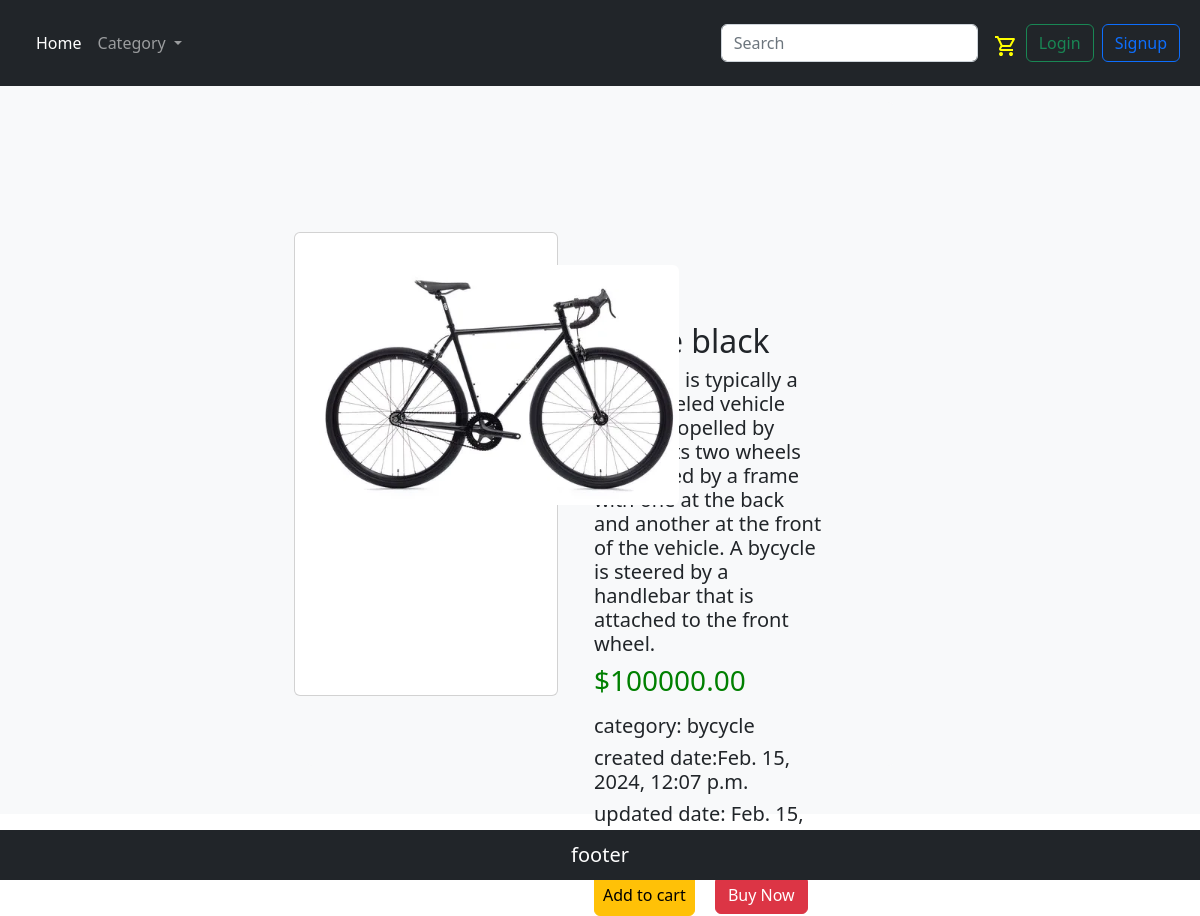
/details/13, run on the app's committed database.
### cameraApp/models.py (models this page shows, shortened)
class Product(models.Model):
    name=models.CharField(max_length=250,unique=True)
    slug=models.SlugField(max_length=250,unique=True)
    desc=models.TextField(blank=True)
    image=models.ImageField(upload_to='product',blank=True)
    price=models.DecimalField(max_digits=8,decimal_places=2)
    category=models.ForeignKey(Category,on_delete=models.CASCADE)
    stock=models.IntegerField()
    available=models.BooleanField(default=True)
    created=models.DateTimeField(auto_now_add=True)
    updated=models.DateTimeField(auto_now=True)
    class Meta:
        ordering=('name',)

class Category(models.Model):
    name=models.CharField(max_length=250,unique=True)
    slug=models.SlugField(max_length=250,unique=True)
    desc=models.TextField(blank=True)
    image=models.ImageField(upload_to='category',blank=True)
    class Meta:
        ordering=('name',)
    def __str__(self):
        return self.name

### cameraApp/views.py (the view)
# urls.py: path('details/<int:id>',views.Details,name='details'),
def Details(req,id):
    data=Product.objects.get(id=id)
    return render(req,'details.html',{'data':data})

### templates/details.html
    {% extends 'base.html' %}
{% load static %}
{% block content %}
<div class="conta container-fluid mb-3 justify-content-center bg-light d-flex ">
    <div class="card crd rounded-2 bg-light ms-4 w-50 me-4 mb-5 mt-3"style="border:0;">
        <div class="row">
            <div class="cd card  p-3 mb-5 bg-body rounded mb-4">
                <img src="{{data.image.url}}" class="card-img-top rounded-2 ms-2 mt-3" alt="...">
                <div class="card-body">
                </div>
            </div>
                <div class="col2 col-5 ms-4">
                    <h2>{{data.name}}</h2>
                    <h5>{{data.desc}}</h5>
                    <div class="coo">
                    <h3>${{data.price}}</h3></div>
                    <h5 class="ct mt-3">category: {{data.category}}</h5>
                    <h5>created date:{{data.created}}</h5>
                    <h5 class="up mb-4">updated date: {{data.updated}}</h5>
                    {% if data.stock >= 1 %}
                    <a href="" type="button" class="btn btn-warning me-3 p-2">Add to cart</a>
                    <button class="btn btn-danger">Buy Now</button>
                    {% else %}
                    <span><h3 class="out" style="color: green;">out of stock</h3></span>
                    {% endif %}
                </div>
          </div>
    </div>
</div>
{% endblock %}

### static/css/style.css (style rules this page uses)
.col2 { margin-top: 220px; }
.coo { color: green; }
.cd { height: 58vh; width: 22vw; margin-top: 130px; }
.cd img { width: 360px; }
.conta { height: 91vh }

### data on the page
Product: image (picture), name "matte black", desc "A bycycle is typically a two-wheeled vehicle that is propelled by pedals. Its two wheels are helped by a frame with one at the back and another at the front of the vehicle. A bycycle is steered by a handlebar that is attached to the front wheel.", price "100000.00", category "bycycle", created "Feb. 15, 2024, 12:07 p.m.", updated "Feb. 15,…"
